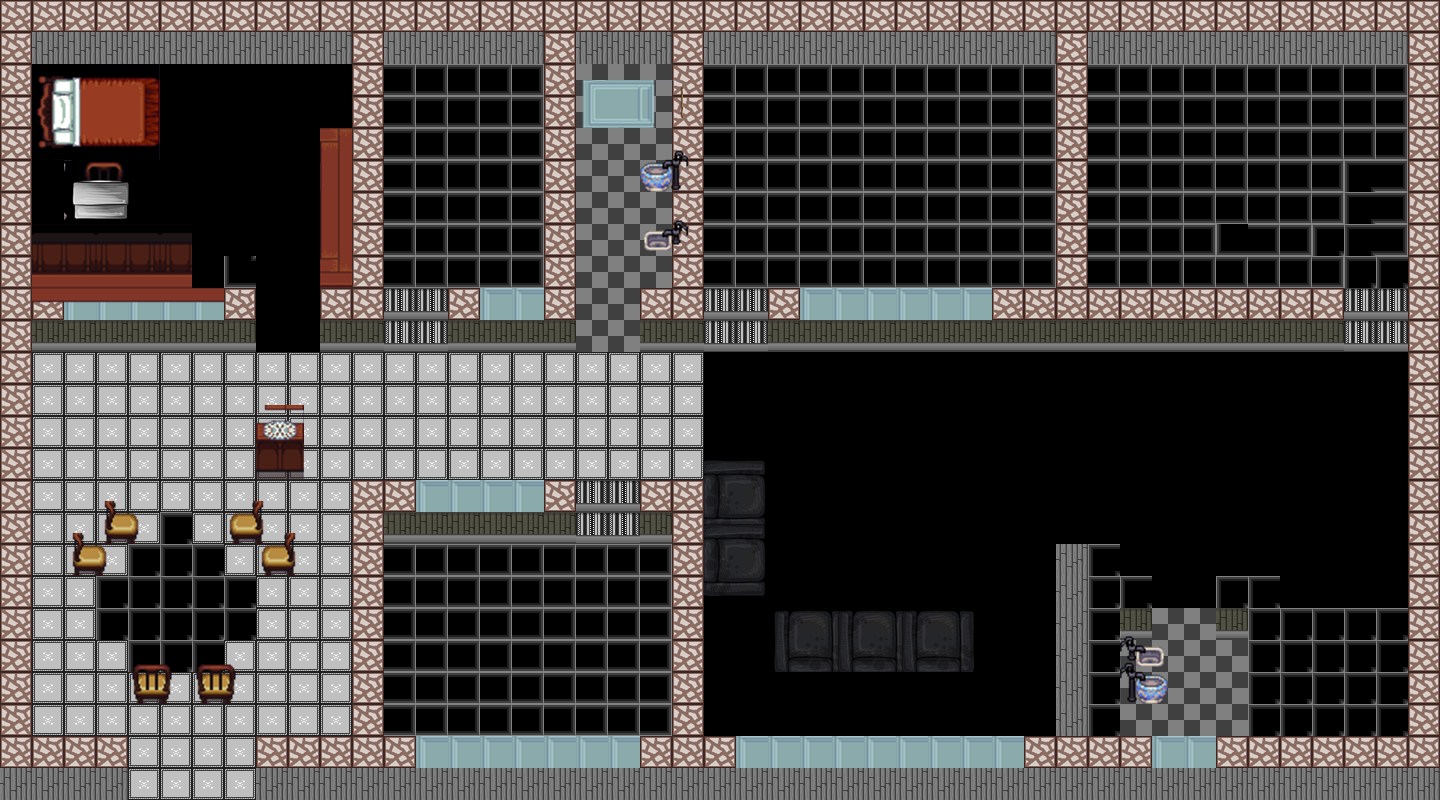

This game map was drawn from its Tiled (.tmx) file and the tilesets committed beside it. A one-line description and the trimmed map source follow:
An orthogonal 45x25 tile map with 32x32 px tiles, 3 tile layers (capaPiso, capaMuebles, capaCompu), 5 tilesets and 25 objects.

<map version="1.0" orientation="orthogonal" renderorder="right-down" width="45" height="25" tilewidth="32" tileheight="32" nextobjectid="34">
 <tileset firstgid="1" name="baldosaypared" tilewidth="32" tileheight="32" tilecount="49" columns="7">
  <image source="../tiled/baldosaypared.png" width="224" height="224" />
 </tileset>
 <tileset firstgid="50" name="sombra" tilewidth="32" tileheight="32" tilecount="16" columns="4">
  <image source="../tiled/sombra.png" width="128" height="128" />
 </tileset>
 <tileset firstgid="66" name="camas" tilewidth="90" tileheight="90" tilecount="306" columns="18">
  <image source="../tiled/camas.png" width="1683" height="1592" />
 </tileset>
 <tileset firstgid="372" name="cosasDeCasa" tilewidth="32" tileheight="32" tilecount="504" columns="24">
  <image source="../tiled/cosasDeCasa.png" width="768" height="672" />
 </tileset>
 <tileset firstgid="876" name="cosasDeCasa2" tilewidth="48" tileheight="43" tilecount="240" columns="16">
  <image source="../tiled/cosasDeCasa.png" width="768" height="672" />
 </tileset>
 <layer name="capaPiso" width="45" height="25">
  <data>[1125 cells, 827 non-empty, 11 distinct tile ids]</data>
 </layer>
 <objectgroup color="#aa0000" name="capaColisiones">
  <object id="1" x="0" y="0" width="1438" height="64">
   <properties>
    <property name="collides" type="bool" value="true" />
   </properties>
  </object>
  <object id="2" x="0" y="738" width="1438" height="60">
   <properties>
    <property name="collides" type="bool" value="true" />
   </properties>
  </object>
  <object id="3" x="-2" y="68" width="32" height="666">
   <properties>
    <property name="collides" type="bool" value="true" />
   </properties>
  </object>
  <object id="4" x="352" y="66" width="28" height="250">
   <properties>
    <property name="collides" type="bool" value="true" />
   </properties>
  </object>
  <object id="5" x="544" y="68" width="28" height="248">
   <properties>
    <property name="collides" type="bool" value="true" />
   </properties>
  </object>
  <object id="6" x="670" y="66" width="30" height="252">
   <properties>
    <property name="collides" type="bool" value="true" />
   </properties>
  </object>
  <object id="7" x="1060" y="64" width="28" height="254">
   <properties>
    <property name="collides" type="bool" value="true" />
   </properties>
  </object>
  <object id="8" x="1410" y="68" width="28" height="668">
   <properties>
    <property name="collides" type="bool" value="true" />
   </properties>
  </object>
  <object id="9" x="640" y="292" width="760" height="54">
   <properties>
    <property name="collides" type="bool" value="true" />
   </properties>
  </object>
  <object id="10" x="324" y="290" width="250" height="58">
   <properties>
    <property name="collides" type="bool" value="true" />
   </properties>
  </object>
  <object id="11" x="34" y="240" width="218.667" height="112">
   <properties>
    <property name="collides" type="bool" value="true" />
   </properties>
  </object>
  <object id="14" x="349.333" y="480" width="352" height="256">
   <properties>
    <property name="collides" type="bool" value="true" />
   </properties>
  </object>
  <object id="15" x="1056" y="544" width="60" height="192">
   <properties>
    <property name="collides" type="bool" value="true" />
   </properties>
  </object>
  <object id="16" x="1249.33" y="608" width="156.667" height="128">
   <properties>
    <property name="collides" type="bool" value="true" />
   </properties>
  </object>
  <object id="17" x="704" y="520" width="57.3333" height="130">
   <properties>
    <property name="collides" type="bool" value="true" />
   </properties>
  </object>
  <object id="18" x="774.667" y="670.667" width="198" height="64">
   <properties>
    <property name="collides" type="bool" value="true" />
   </properties>
  </object>
  <object id="20" x="1120" y="578.667" width="30" height="53.3333">
   <properties>
    <property name="collides" type="bool" value="true" />
   </properties>
  </object>
  <object id="21" x="1214.67" y="580.667" width="31.3333" height="57.3333">
   <properties>
    <property name="collides" type="bool" value="true" />
   </properties>
  </object>
  <object id="22" x="1252" y="578.667" width="26" height="25.3333">
   <properties>
    <property name="collides" type="bool" value="true" />
   </properties>
  </object>
  <object id="23" x="68" y="510" width="218" height="192">
   <properties>
    <property name="collides" type="bool" value="true" />
   </properties>
  </object>
  <object id="25" x="320" y="128" width="36" height="164">
   <properties>
    <property name="collides" type="bool" value="true" />
   </properties>
  </object>
  <object id="26" x="576" y="90.6667" width="90" height="50">
   <properties>
    <property name="collides" type="bool" value="true" />
   </properties>
  </object>
  <object id="30" x="36" y="74.6667" width="126.667" height="72">
   <properties>
    <property name="collides" type="bool" value="true" />
   </properties>
  </object>
 </objectgroup>
 <objectgroup color="#00ff00" name="capaInteracciones">
  <object id="31" x="74.6667" y="173.333" width="37.3333" height="50.6667">
   <properties>
    <property name="interaccion" type="bool" value="true" />
   </properties>
  </object>
 </objectgroup>
 <objectgroup color="#5555ff" name="capaCumpleaños">
  <properties>
   <property name="interaccion" type="bool" value="true" />
  </properties>
  <object id="33" x="228" y="382.667" width="96" height="105.333">
   <properties>
    <property name="interaccion" type="bool" value="true" />
   </properties>
  </object>
 </objectgroup>
 <layer name="capaMuebles" width="45" height="25">
  <data>[1125 cells, 86 non-empty, 40 distinct tile ids]</data>
 </layer>
 <layer name="capaCompu" width="45" height="25">
  <data>[1125 cells, 2 non-empty, 2 distinct tile ids]</data>
 </layer>
</map>
